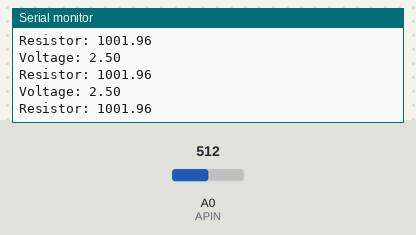
A sketch run on a simulated Arduino Uno, built with avr-gcc and run on an emulated ATmega328P. Shown: the last lines printed to the serial monitor. The test bench sets the inputs (shaded band); at power-on: A0 (APIN) = 512.

Above: at 1.3 s.
1.4 s: A0 (APIN) set to 1014
At 1.82 s:
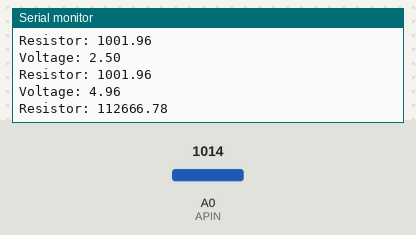
2.9 s: A0 (APIN) set to 1023
At 3.32 s:
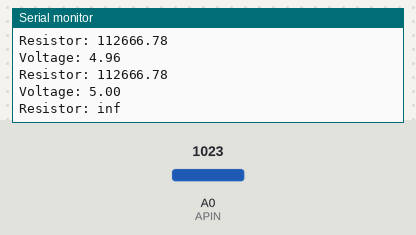
Timing chart, 0 to 5.9 s (numbered marks = the images above; inputs shaded):
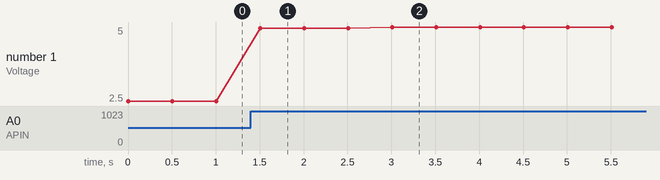

Measured:
- the behaviour switches between 1022 and 1023 on A0 (APIN) (found by bisection; images 1 and 2)
- after the input at 1.4 s, the serial monitor: prints a new line after 0.10 s (image 1)
- after the input at 2.9 s, the serial monitor: prints a new line after 0.11 s (image 2)
- plotted number 1: 2.5 → 4.96 after the input at 1.4 s, 4.96 → 5 after the input at 2.9 s

The sketch:

Exam2023Q3a.ino
```cpp
#include<Arduino.h>

const unsigned int FIXED_RESISTANCE = 1000;
const uint8_t APIN = 14;
int adc_val = 0;
float voltage = 0;
float resistance = 0;

void setup() {
    Serial.begin(9600);
    pinMode(APIN, INPUT);
}

void loop() {
    adc_val = analogRead(APIN);
    voltage = adc_val * (5.0/1023);
    resistance = voltage * FIXED_RESISTANCE / (5.0 - voltage);

    Serial.print("Voltage: ");
    Serial.println(voltage);
    Serial.print("Resistor: ");
    Serial.println(resistance);

    delay(500);
}
```
